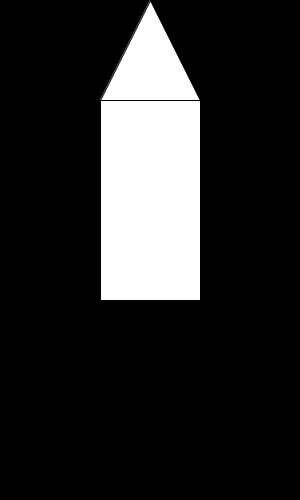
Frame 1 (no input)
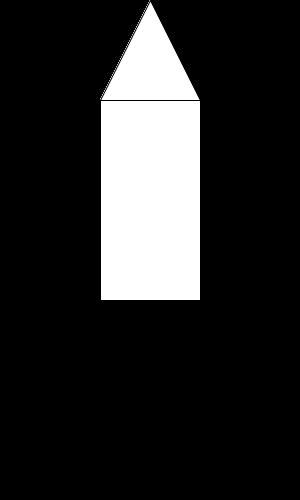
Frame 60 (the mouse pressed at the canvas centre just before this capture)
Frame 120 (the mouse held since frame 60 and released just before this capture): identical to frame 60, image omitted

The Processing sketch that drew these frames (run headless with seeded random() and noise(); from frame 60 on, the mouse is pressed at the canvas centre):

// Processing sketch: Rocket
// ── Rocket.pde
int asY = 100;
int asYPunt = asY-100 ;
void setup() {
  background(#000000);
  size(300, 500);}
  
void draw(){
  fill(#FFFFFF);
  rect(100, asY, 100, 200);
  triangle(100, asY, 150, asYPunt, 200, asY);
}
